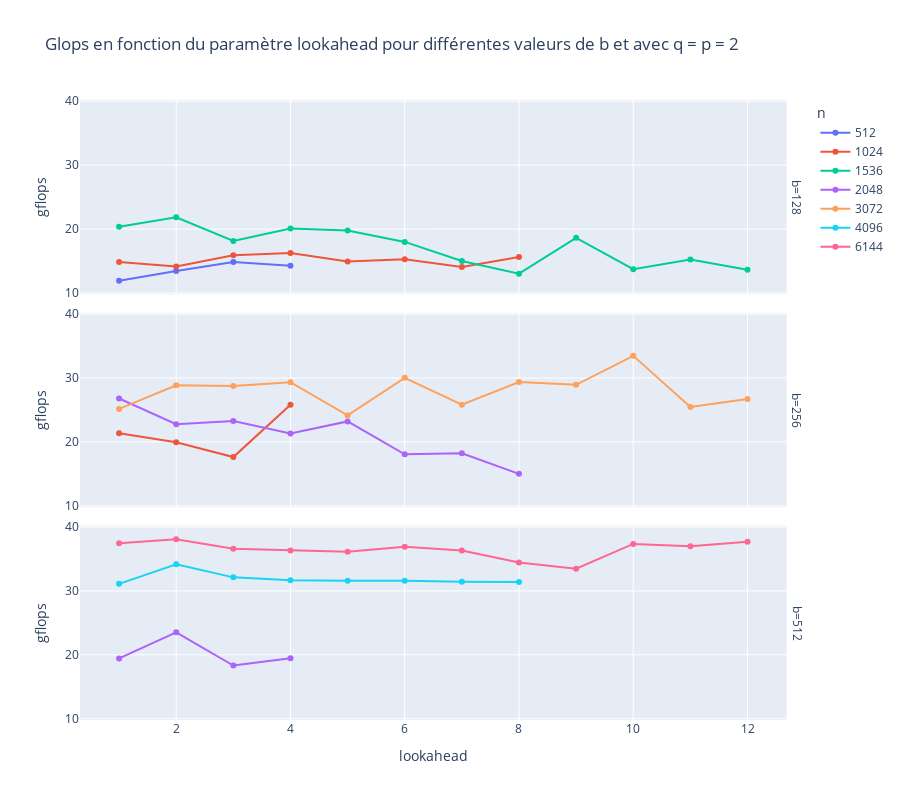

Notebook code for this chart:
### Code cell
plotly.plot(df_p2p_i_la_filtered, kind = 'line', x =  'lookahead', y = 'gflops', height = 800, color = 'n', facet_row = 'b', markers = True, title = 'Glops en fonction du paramètre lookahead pour différentes valeurs de b et avec q = p = 2')

### Figure 1 — Plotly figure (JSON) as saved in the notebook; plotly's stock layout.template omitted (floating-point values rounded to 4 significant figures)
{"data": [{"hovertemplate": "n=512<br>b=128<br>lookahead=%{x}<br>gflops=%{y}<extra></extra>", "legendgroup": "512", "line": {"color": "#636efa", "dash": "solid"}, "marker": {"symbol": "circle"}, "mode": "lines+markers", "name": "512", "orientation": "v", "showlegend": true, "type": "scatter", "x": [1, 2, 3, 4], "xaxis": "x3", "y": [11.9, 13.45, 14.84, 14.26], "yaxis": "y3"}, {"hovertemplate": "n=1024<br>b=128<br>lookahead=%{x}<br>gflops=%{y}<extra></extra>", "legendgroup": "1024", "line": {"color": "#EF553B", "dash": "solid"}, "marker": {"symbol": "circle"}, "mode": "lines+markers", "name": "1024", "orientation": "v", "showlegend": true, "type": "scatter", "x": [1, 2, 3, 4, 5, 6, 7, 8], "xaxis": "x3", "y": [14.85, 14.16, 15.9, 16.26, 14.92, 15.27, 14.06, 15.62], "yaxis": "y3"}, {"hovertemplate": "n=1024<br>b=256<br>lookahead=%{x}<br>gflops=%{y}<extra></extra>", "legendgroup": "1024", "line": {"color": "#EF553B", "dash": "solid"}, "marker": {"symbol": "circle"}, "mode": "lines+markers", "name": "1024", "orientation": "v", "showlegend": false, "type": "scatter", "x": [1, 2, 3, 4], "xaxis": "x2", "y": [21.37, 19.96, 17.63, 25.82], "yaxis": "y2"}, {"hovertemplate": "n=1536<br>b=128<br>lookahead=%{x}<br>gflops=%{y}<extra></extra>", "legendgroup": "1536", "line": {"color": "#00cc96", "dash": "solid"}, "marker": {"symbol": "circle"}, "mode": "lines+markers", "name": "1536", "orientation": "v", "showlegend": true, "type": "scatter", "x": [1, 2, 3, 4, 5, 6, 7, 8, 9, 10, 11, 12], "xaxis": "x3", "y": [20.36, 21.84, 18.15, 20.09, 19.78, 17.99, 15.0, 13.03, 18.62, 13.71, 15.25, 13.62], "yaxis": "y3"}, {"hovertemplate": "n=2048<br>b=256<br>lookahead=%{x}<br>gflops=%{y}<extra></extra>", "legendgroup": "2048", "line": {"color": "#ab63fa", "dash": "solid"}, "marker": {"symbol": "circle"}, "mode": "lines+markers", "name": "2048", "orientation": "v", "showlegend": true, "type": "scatter", "x": [1, 2, 3, 4, 5, 6, 7, 8], "xaxis": "x2", "y": [26.79, 22.78, 23.27, 21.3, 23.21, 18.07, 18.21, 15.0], "yaxis": "y2"}, {"hovertemplate": "n=2048<br>b=512<br>lookahead=%{x}<br>gflops=%{y}<extra></extra>", "legendgroup": "2048", "line": {"color": "#ab63fa", "dash": "solid"}, "marker": {"symbol": "circle"}, "mode": "lines+markers", "name": "2048", "orientation": "v", "showlegend": false, "type": "scatter", "x": [1, 2, 3, 4], "xaxis": "x", "y": [19.43, 23.51, 18.32, 19.48], "yaxis": "y"}, {"hovertemplate": "n=3072<br>b=256<br>lookahead=%{x}<br>gflops=%{y}<extra></extra>", "legendgroup": "3072", "line": {"color": "#FFA15A", "dash": "solid"}, "marker": {"symbol": "circle"}, "mode": "lines+markers", "name": "3072", "orientation": "v", "showlegend": true, "type": "scatter", "x": [1, 2, 3, 4, 5, 6, 7, 8, 9, 10, 11, 12], "xaxis": "x2", "y": [25.17, 28.87, 28.75, 29.34, 24.15, 30.03, 25.82, 29.37, 28.94, 33.47, 25.48, 26.73], "yaxis": "y2"}, {"hovertemplate": "n=4096<br>b=512<br>lookahead=%{x}<br>gflops=%{y}<extra></extra>", "legendgroup": "4096", "line": {"color": "#19d3f3", "dash": "solid"}, "marker": {"symbol": "circle"}, "mode": "lines+markers", "name": "4096", "orientation": "v", "showlegend": true, "type": "scatter", "x": [1, 2, 3, 4, 5, 6, 7, 8], "xaxis": "x", "y": [31.1, 34.16, 32.11, 31.66, 31.57, 31.57, 31.44, 31.38], "yaxis": "y"}, {"hovertemplate": "n=6144<br>b=512<br>lookahead=%{x}<br>gflops=%{y}<extra></extra>", "legendgroup": "6144", "line": {"color": "#FF6692", "dash": "solid"}, "marker": {"symbol": "circle"}, "mode": "lines+markers", "name": "6144", "orientation": "v", "showlegend": true, "type": "scatter", "x": [1, 2, 3, 4, 5, 6, 7, 8, 9, 10, 11, 12], "xaxis": "x", "y": [37.47, 38.09, 36.59, 36.3, 36.14, 36.89, 36.33, 34.46, 33.46, 37.35, 36.99, 37.68], "yaxis": "y"}], "layout": {"annotations": [{"font": {}, "showarrow": false, "text": "b=512", "textangle": 90, "x": 0.98, "xanchor": "left", "xref": "paper", "y": 0.1567, "yanchor": "middle", "yref": "paper"}, {"font": {}, "showarrow": false, "text": "b=256", "textangle": 90, "x": 0.98, "xanchor": "left", "xref": "paper", "y": 0.5, "yanchor": "middle", "yref": "paper"}, {"font": {}, "showarrow": false, "text": "b=128", "textangle": 90, "x": 0.98, "xanchor": "left", "xref": "paper", "y": 0.8433, "yanchor": "middle", "yref": "paper"}], "height": 800, "legend": {"title": {"text": "n"}, "tracegroupgap": 0}, "title": {"text": "Glops en fonction du paramètre lookahead pour différentes valeurs de b et avec q = p = 2"}, "xaxis": {"anchor": "y", "domain": [0, 0.98], "title": {"text": "lookahead"}}, "xaxis2": {"anchor": "y2", "domain": [0, 0.98], "matches": "x", "showticklabels": false}, "xaxis3": {"anchor": "y3", "domain": [0, 0.98], "matches": "x", "showticklabels": false}, "yaxis": {"anchor": "x", "domain": [0, 0.3133], "title": {"text": "gflops"}}, "yaxis2": {"anchor": "x2", "domain": [0.3433, 0.6567], "matches": "y", "title": {"text": "gflops"}}, "yaxis3": {"anchor": "x3", "domain": [0.6867, 1.0], "matches": "y", "title": {"text": "gflops"}}}}
